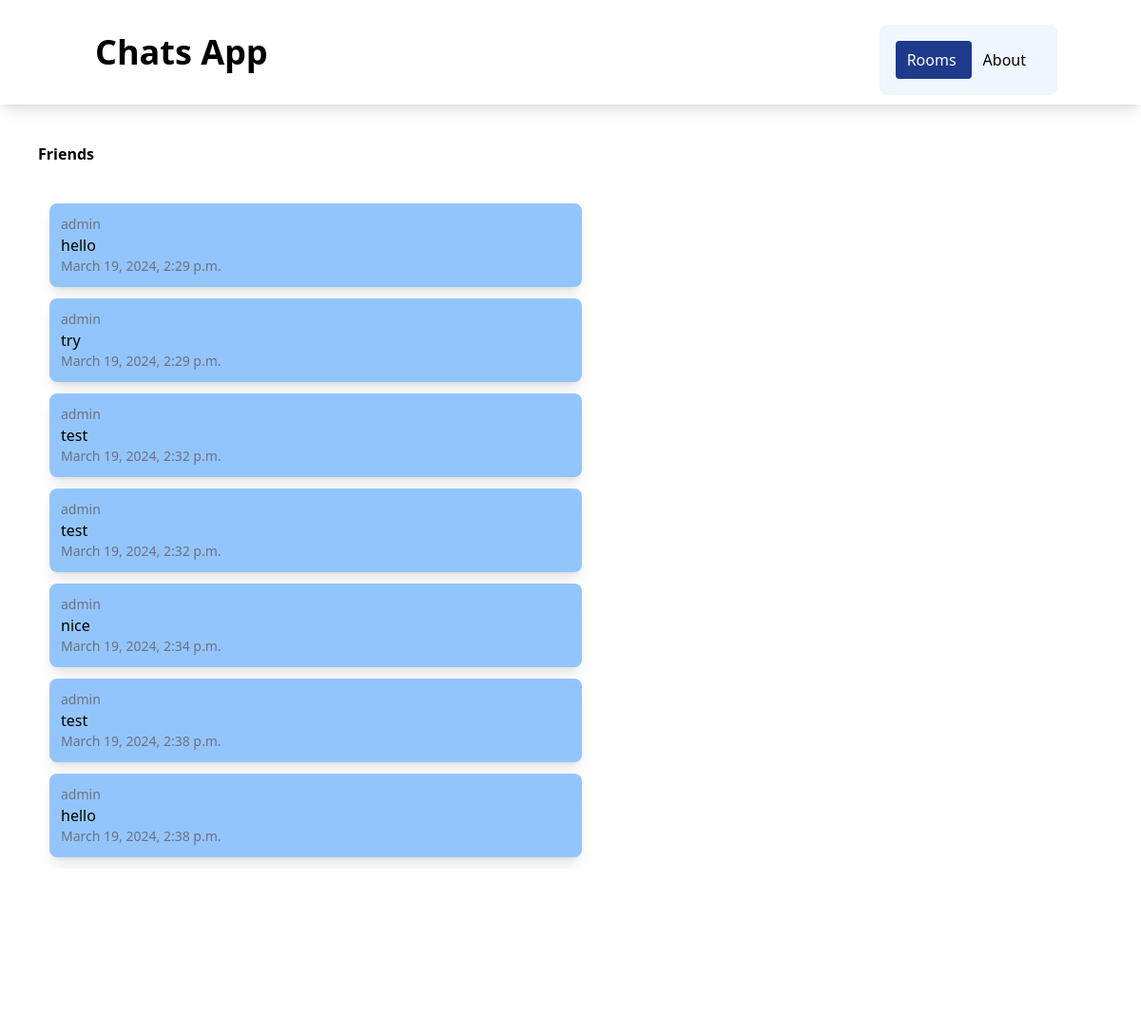
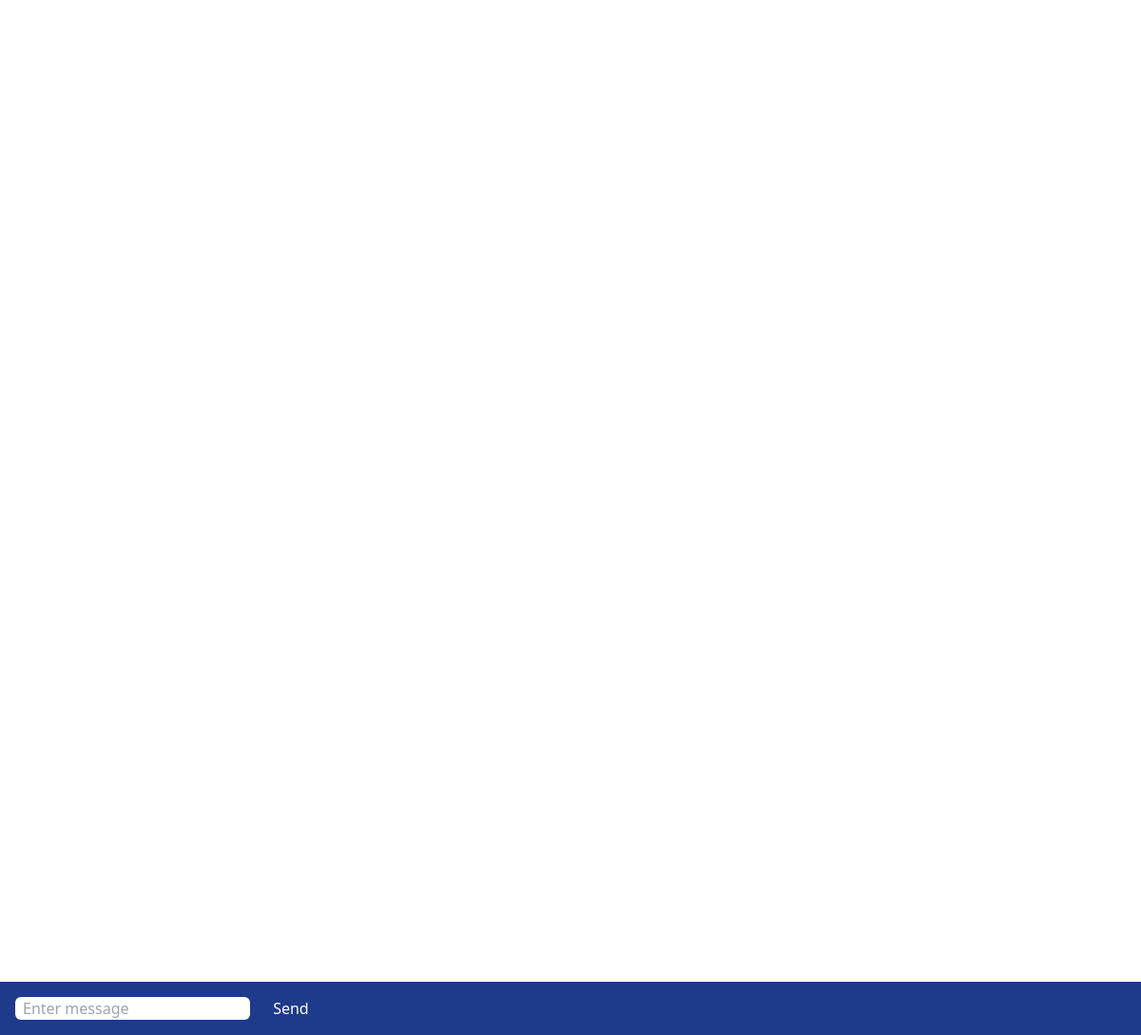
The page /rooms/friends (signed in) on the database its author committed (2 pictures, top to bottom).
### chatapp/models.py (models this page shows, shortened)
class ChatRoom(models.Model):
    name = models.CharField(max_length=100)
    slug = models.SlugField(unique=True, blank=True)

class ChatMessage(models.Model):
    user = models.ForeignKey(User, on_delete=models.CASCADE)
    room = models.ForeignKey(ChatRoom, on_delete=models.CASCADE)
    message_content = models.TextField()
    date = models.DateTimeField(auto_now=True)
    class Meta:
        ordering = ('date', )

### chatapp/views.py (the view)
# urls.py: path("<slug:slug>", views.chatroom, name="chatroom"),
def chatroom(request, slug):
    chatroom = ChatRoom.objects.get(slug=slug)
    messages = ChatMessage.objects.filter(room=chatroom)[0:30]
    context = {
        'chatroom': chatroom,
        'messages': messages
    }
    return render(request, "chatapp/room.html", context)

### chatapp/templates/chatapp/room.html (shortened to what this page needs)
{% extends 'chatapp/base.html' %}
{% block body %}
<div class="m-10 font-bold">
{{ chatroom.name }}
</div>
<div class="message-container m-10 overflow-auto h-[700px]" id="message-container">
<div id="chat-messages">
    {% for message in messages %}
    <div class="message shadow-lg p-3 m-3 rounded-lg w-1/2 bg-blue-300">
        <div class="text-sm text-gray-500">
            {{ message.user.username }}
        </div>
            {{ message.message_content }}
        <div class="text-sm text-gray-500">
            {{ message.date}}
        </div>
    </div>
    {% endfor %}
</div>
</div>
<div class="form-container fixed inset-x-0 bottom-0 bg-blue-900 p-4">
<form method="post">
    <input class="rounded-md px-2" id="message-input" type="text" name="message" placeholder="Enter message">
    <button class="text-white ml-5" id="send-button" type="submit">Send</button>
</form>
</div>
{% endblock %}

### rows shown on the page
ChatRoom: name "Friends"
ChatMessage: user.username "admin", message_content "hello", date "March 19, 2024, 2:29 p.m."
ChatMessage: user.username "admin", message_content "try", date "March 19, 2024, 2:29 p.m."
ChatMessage: user.username "admin", message_content "test", date "March 19, 2024, 2:32 p.m."
ChatMessage: user.username "admin", message_content "test", date "March 19, 2024, 2:32 p.m."
ChatMessage: user.username "admin", message_content "nice", date "March 19, 2024, 2:34 p.m."
ChatMessage: user.username "admin", message_content "test", date "March 19, 2024, 2:38 p.m."
ChatMessage: user.username "admin", message_content "hello", date "March 19, 2024, 2:38 p.m."
